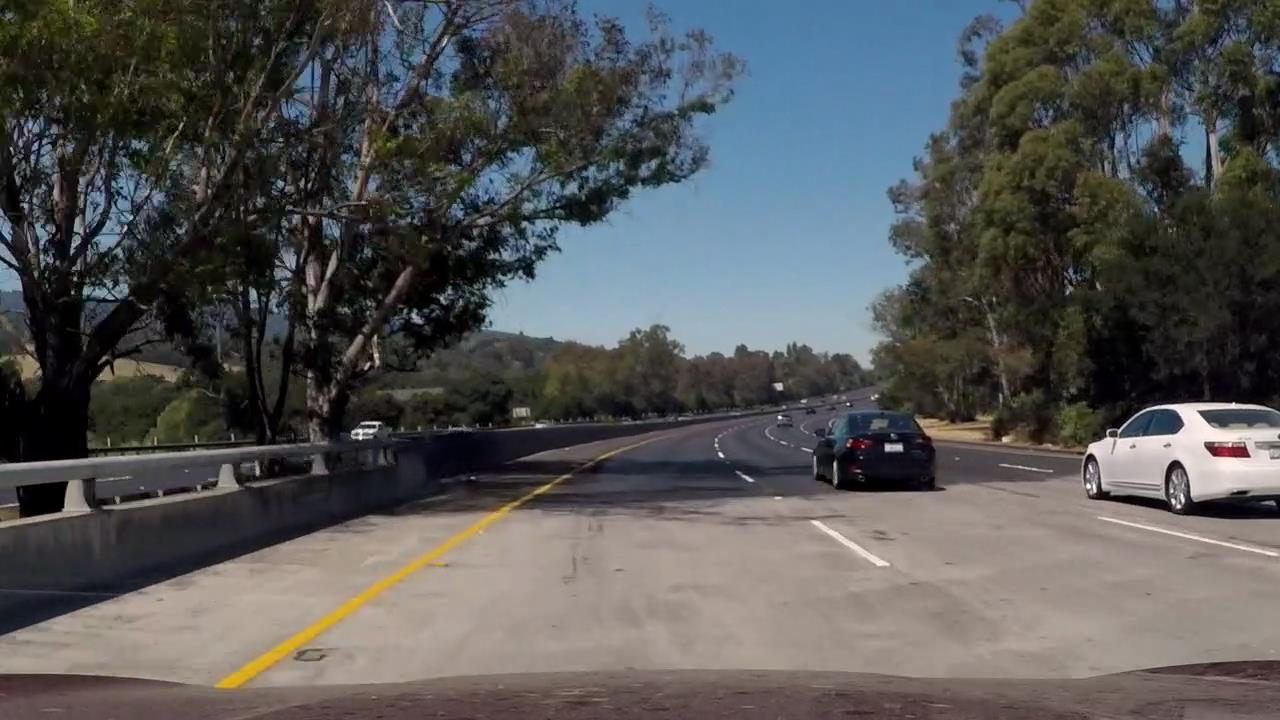
#> input picture straight_lane_dete/test_img/1.jpg, 1280 x 720 px
$ python utils_function.py   (older library calls are emulated)
#> lines starting #> are read from the running program, lines starting #| are printed output that depends on the picture; after the words box and inside, x2 and y2 are one past the last pixel; in counts of white or black regions, pixels touching at a corner belong together
#> further down, src is the input picture: shape (720, 1280, 3); mean B, G, R 86.4, 86.7, 86.1
#coding:utf-8
import matplotlib.pyplot as plt
import numpy as np
import cv2

# [69 lines left out: functions maxinum, average, Weighted, convert_grey, blur, edge_detection, not called in this run]

def Canny(ori_img):
	cv2.imshow('ori_img', ori_img)
	grey_img = cv2.cvtColor(ori_img, cv2.COLOR_RGB2GRAY)
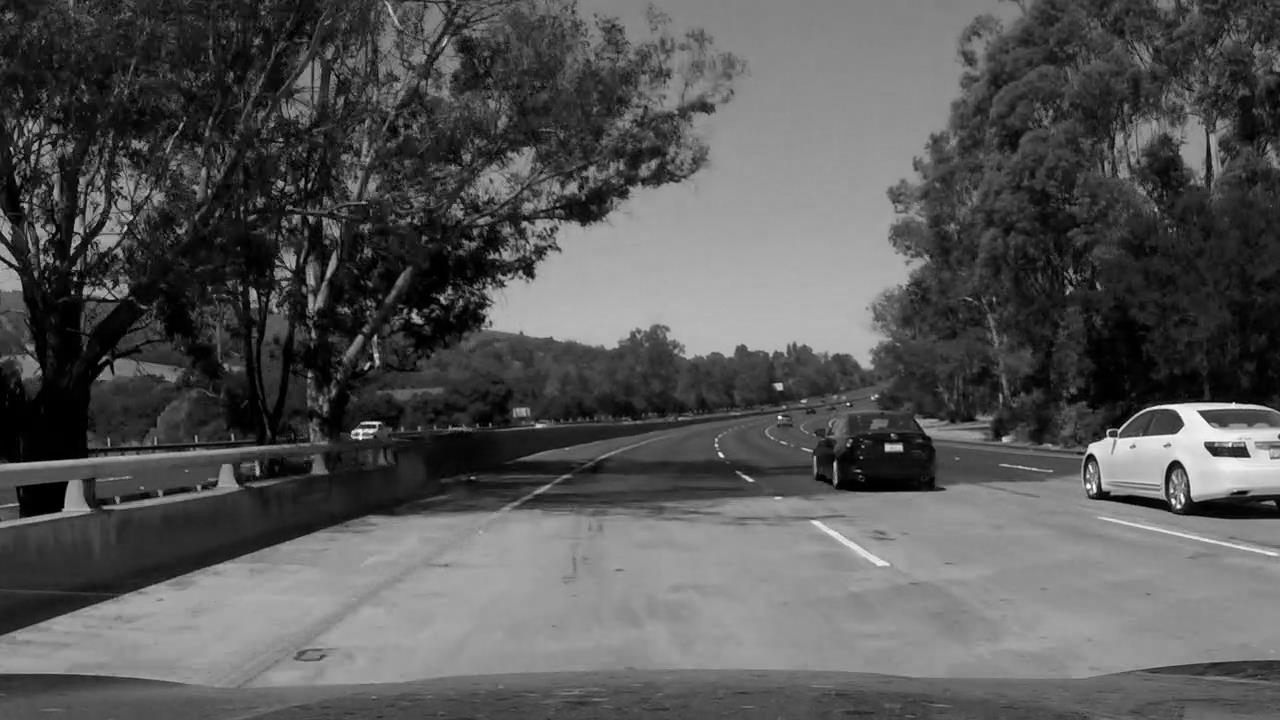
#> grey_img: shape (720, 1280); min 0, max 254, mean 86.6
	gaussianblur = cv2.GaussianBlur(grey_img, (3,3),0)
	img_canny = cv2.Canny(gaussianblur, 100 , 200)
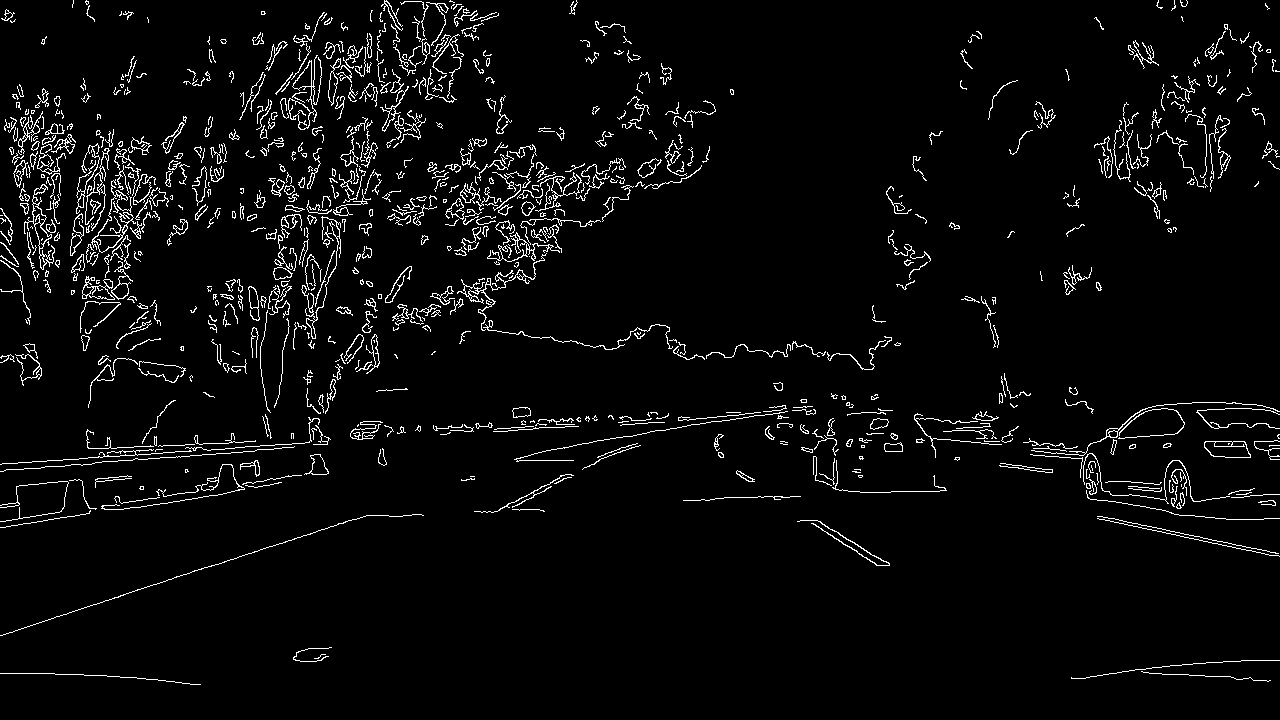
#> img_canny: shape (720, 1280); 4% white in thin lines or dots
	cv2.imshow('Canny', img_canny)

src = cv2.imread('./test_img/1.jpg')
# convert_grey(src)
# blur(src)
# edge_detection(src)
Canny(src)
cv2.waitKey()
cv2.destroyAllWindows()

$ run again, with straight_lane_dete/test_img/test_100.jpg copied over straight_lane_dete/test_img/1.jpg
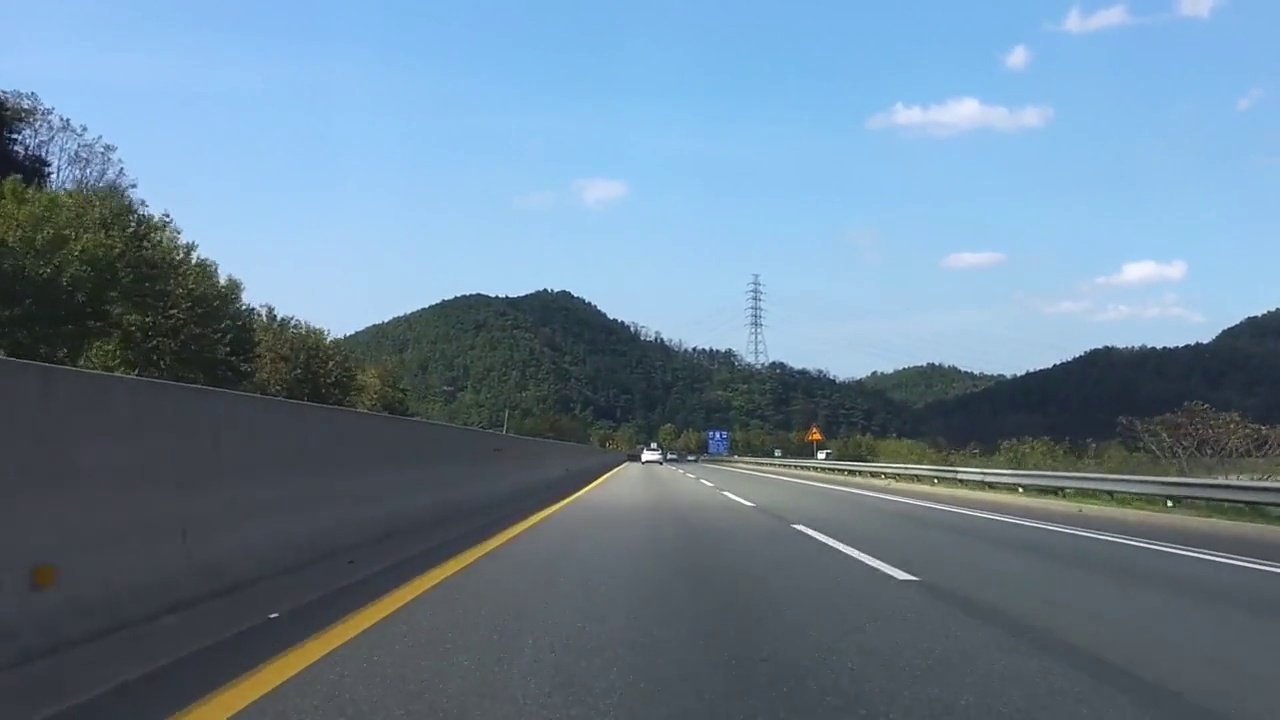
#> input picture straight_lane_dete/test_img/test_100.jpg, 1280 x 720 px
#> src is the input picture: shape (720, 1280, 3); mean B, G, R 148.8, 129.7, 105.6
#> in Canny, `grey_img = cv2.cvtColor(ori_img, cv2.COLOR_RGB2GRAY)`:
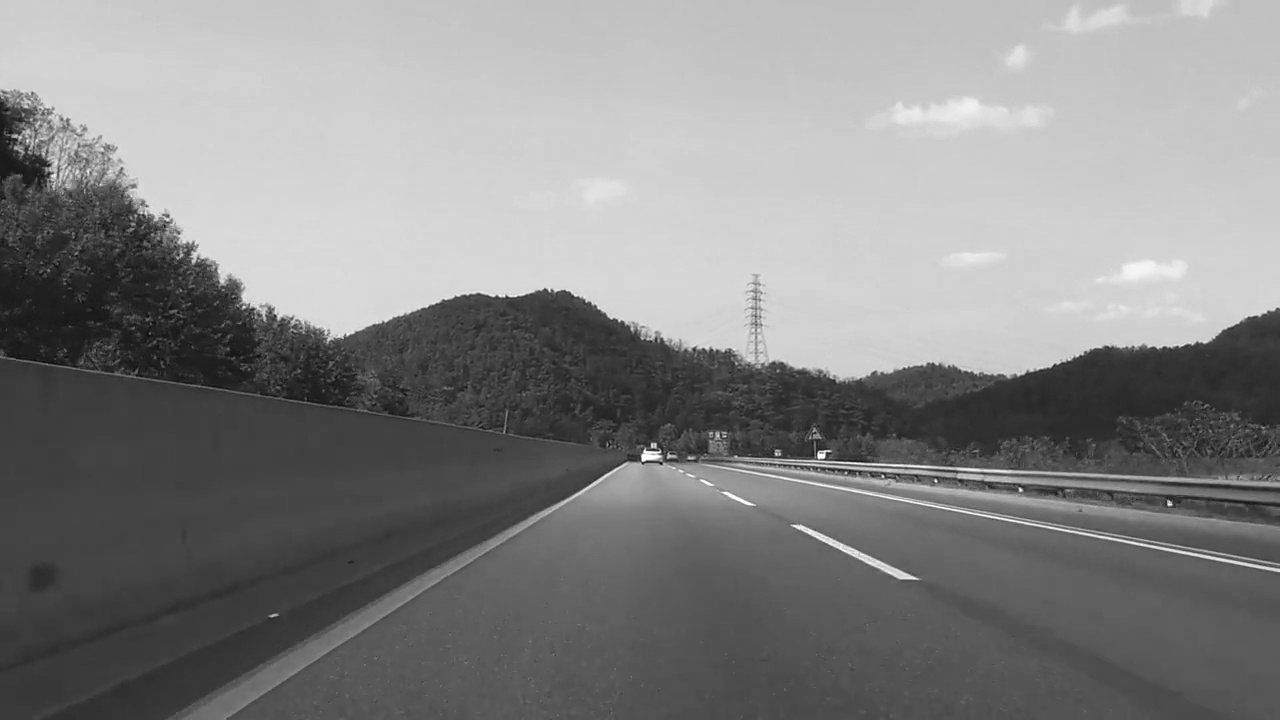
#> grey_img: shape (720, 1280); min 5, max 255, mean 132.7
#> in Canny, `img_canny = cv2.Canny(gaussianblur, 100 , 200)`:
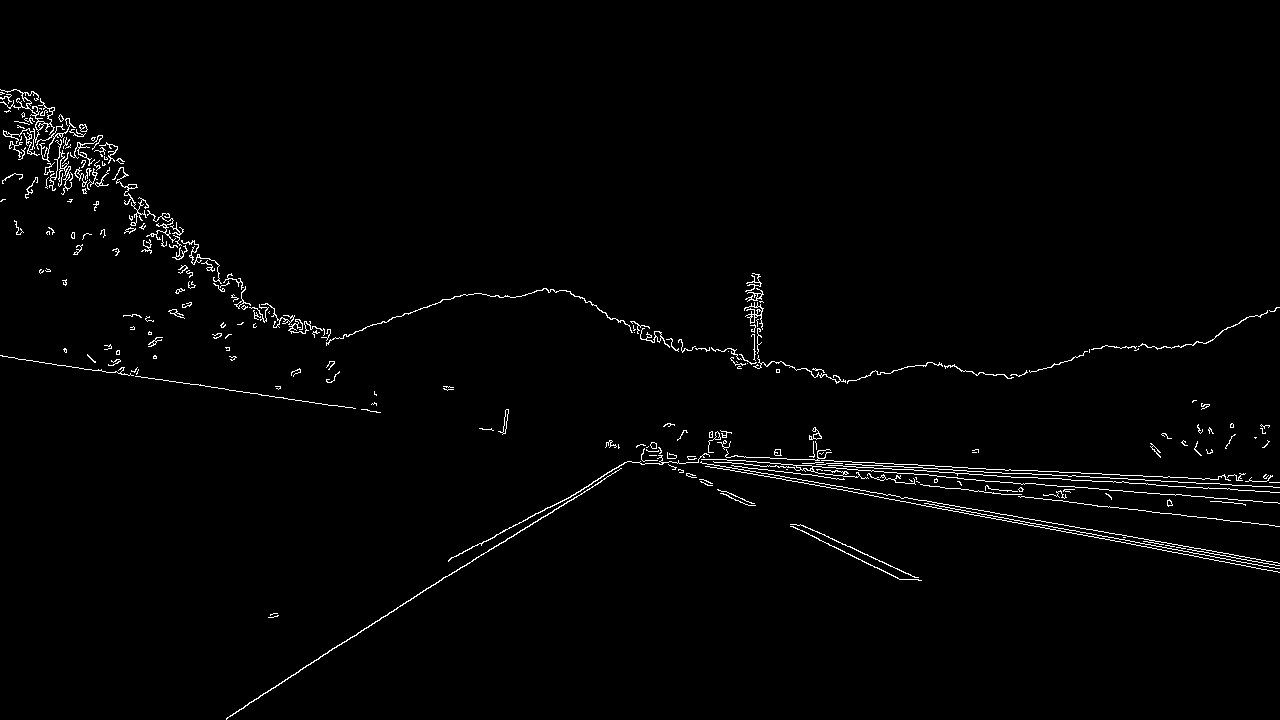
#> img_canny: shape (720, 1280); 1.5% white in thin lines or dots, all inside (x1, y1, x2, y2) = (0, 89, 1280, 720)

$ run again, with straight_lane_dete/test_img/test_200.jpg copied over straight_lane_dete/test_img/1.jpg
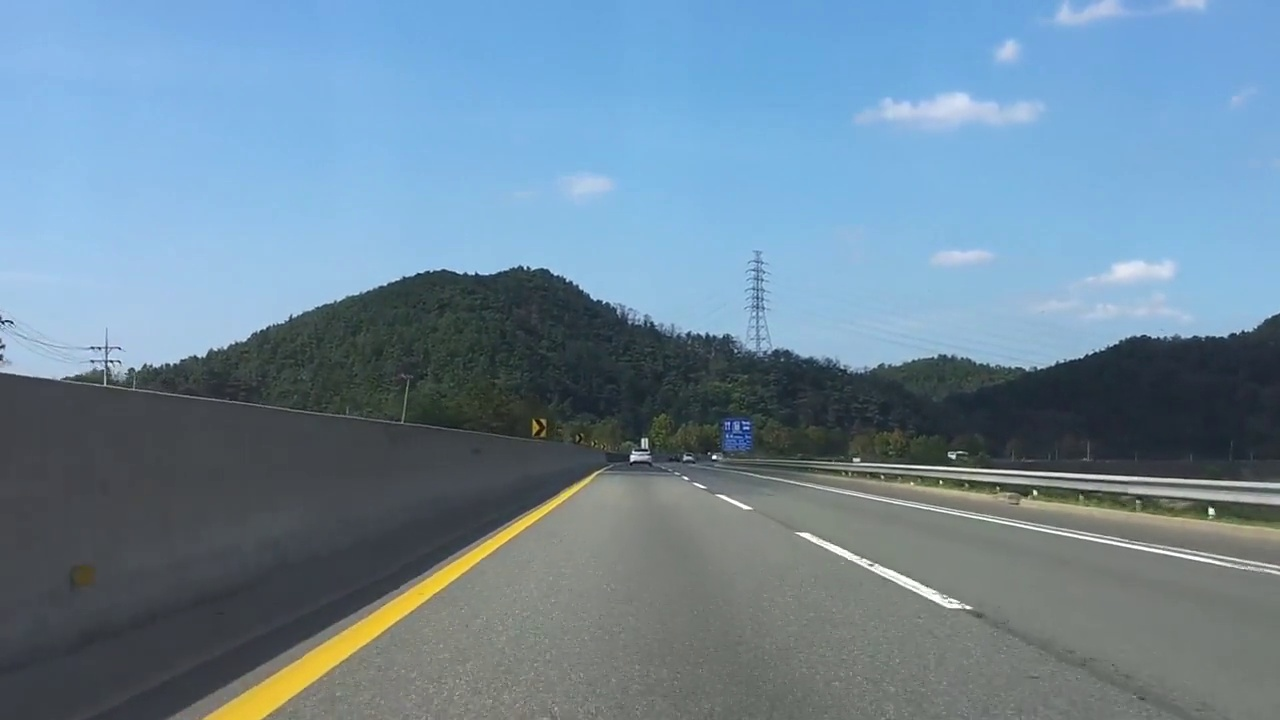
#> input picture straight_lane_dete/test_img/test_200.jpg, 1280 x 720 px
#> src is the input picture: shape (720, 1280, 3); mean B, G, R 152.9, 134.9, 109.7
#> in Canny, `grey_img = cv2.cvtColor(ori_img, cv2.COLOR_RGB2GRAY)`:
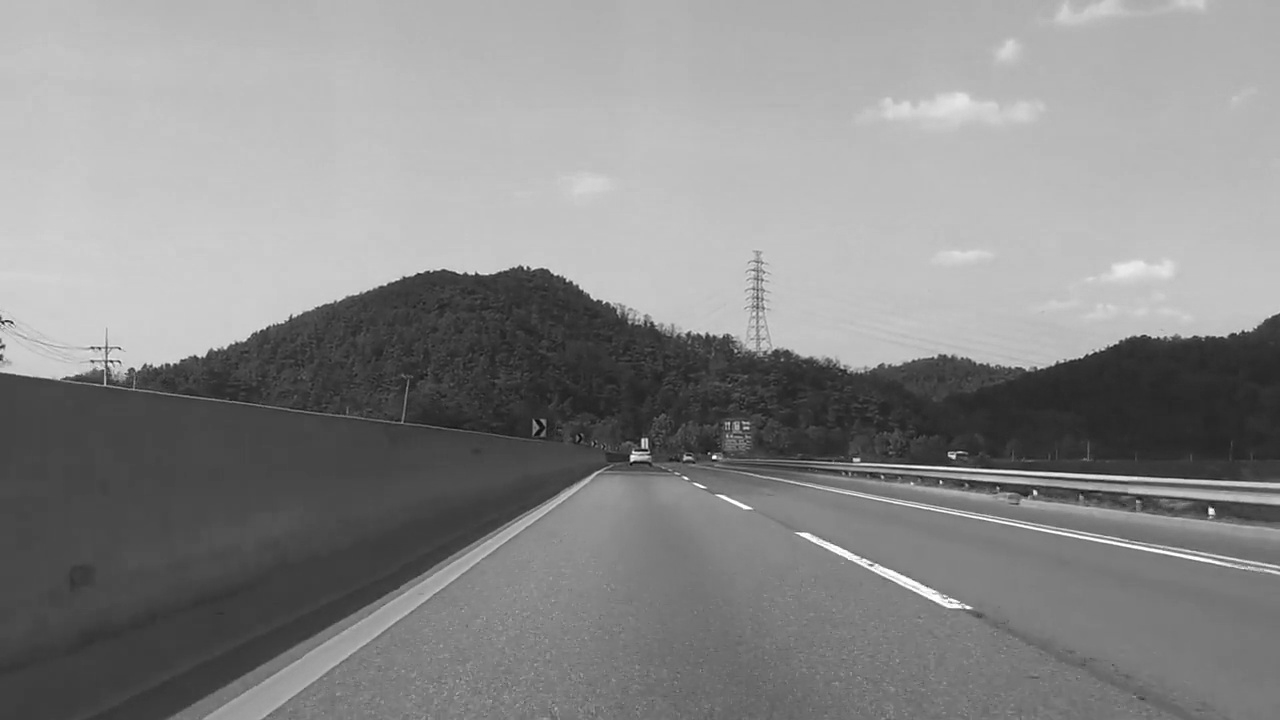
#> grey_img: shape (720, 1280); min 3, max 255, mean 137.4
#> in Canny, `img_canny = cv2.Canny(gaussianblur, 100 , 200)`:
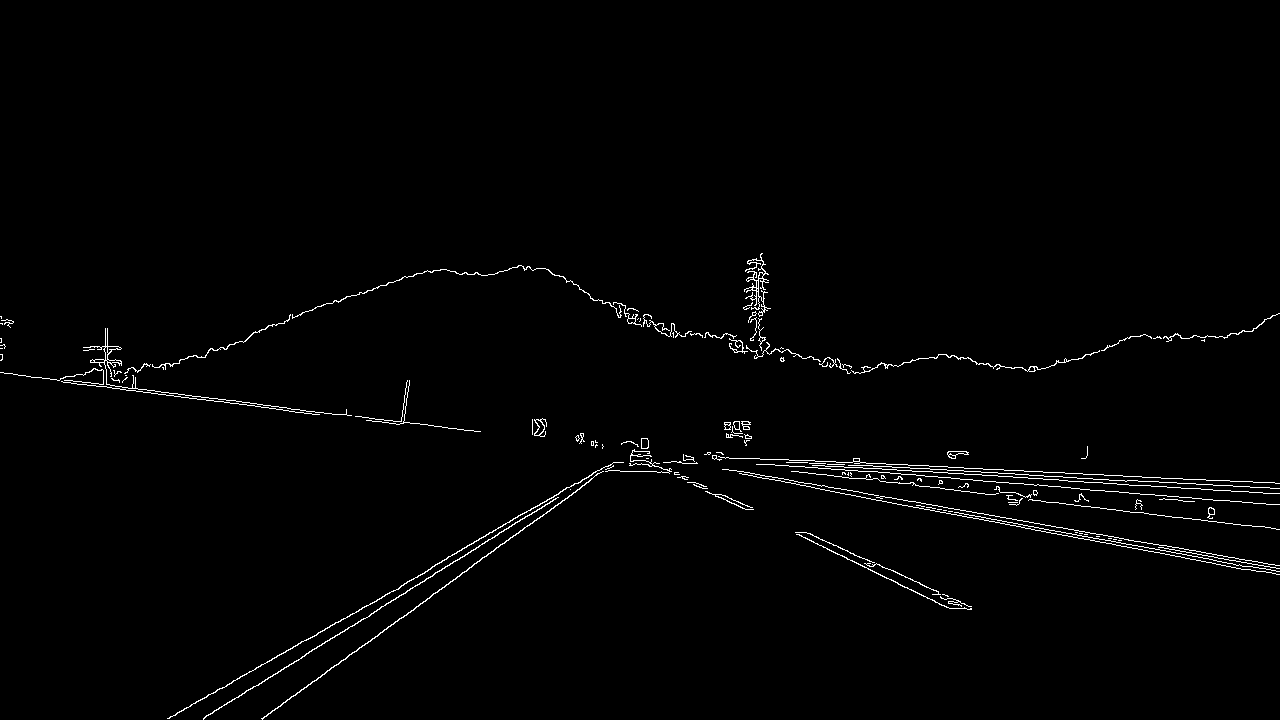
#> img_canny: shape (720, 1280); 1.3% white in thin lines or dots, all inside (x1, y1, x2, y2) = (0, 253, 1280, 720)
